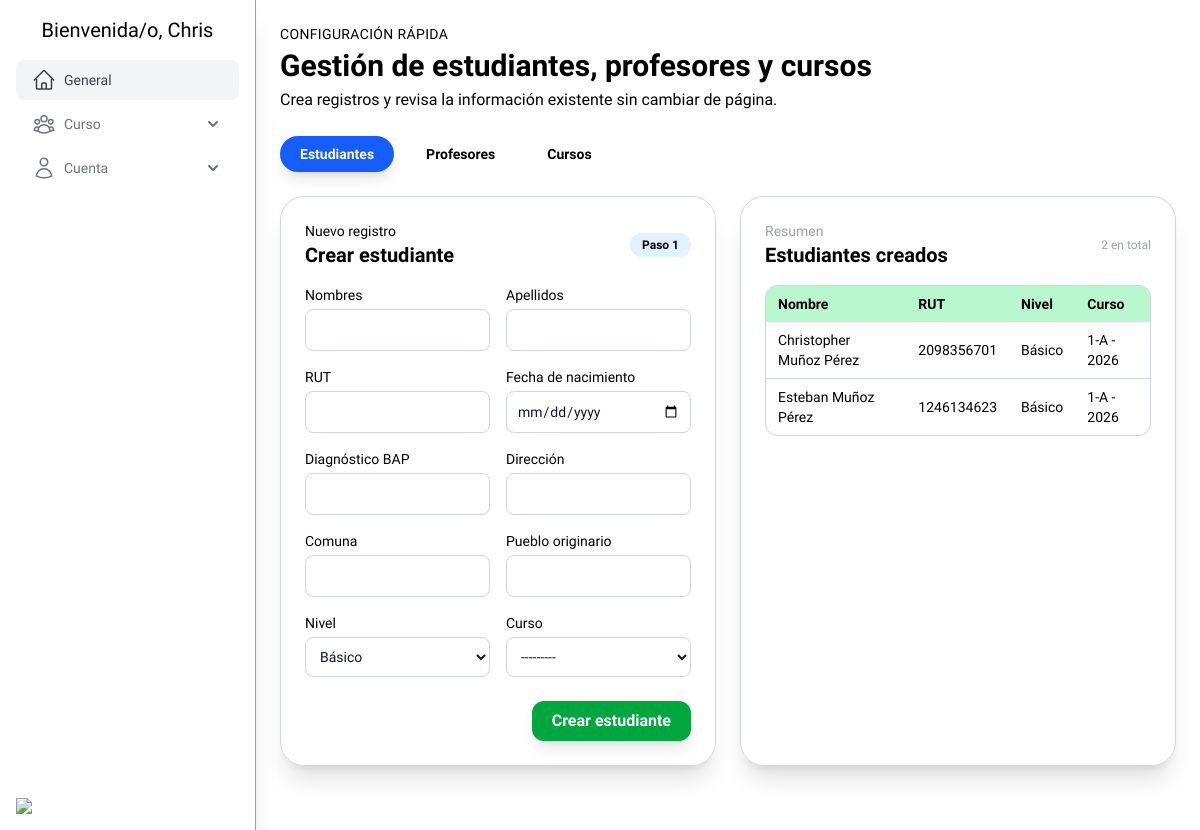
/core/gestion (signed in), run on an earlier commit of the app's database.
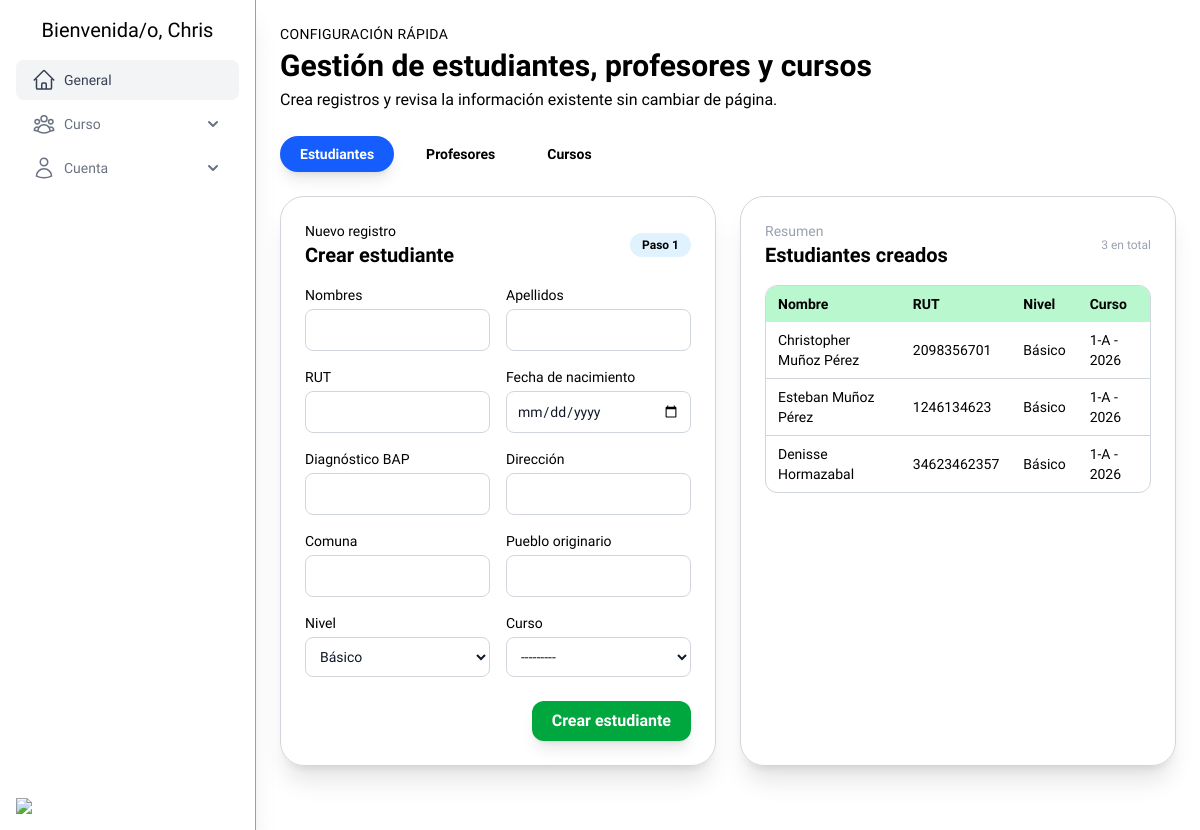
And on a later commit of the database.
### core/models.py (models this page shows, shortened)
class DateTime(models.Model):
    created_at = models.DateTimeField(auto_now_add=True)
    updated_at = models.DateTimeField(auto_now=True)
    class Meta:
        abstract = True

class Estudiante(DateTime):
    first_name = models.CharField(max_length=150)
    last_name = models.CharField(max_length=150)
    rut = models.SmallIntegerField(unique=True)
    birth_date = models.DateField()
    bapDiag = models.CharField(max_length=40)
    address = models.CharField(max_length=40)
    commune = models.CharField(max_length=40)
    etnia = models.CharField(max_length=40, null=True, blank=True)
    parents = models.ManyToManyField(Apoderado, related_name="students", blank=True)
    curso = models.ForeignKey(
        Curso, on_delete=models.CASCADE, related_name="students", null=True, blank=True
    )
    nivel = models.CharField(max_length=10, choices=Nivel.choices, default=Nivel.BASIC)

class Curso(DateTime):
    level = models.CharField(max_length=10, choices=Nivel.choices, default=Nivel.BASIC)
    name = models.CharField(max_length=25)
    sala_id = models.ForeignKey(
        Sala, on_delete=models.CASCADE, related_name="sala", null=True
    )
    def __str__(self) -> str:
        return f"{self.name} - {self.created_at.year}"

### core/views.py (the view)
# urls.py: path('gestion', gestion_view, name='gestion'),
@staff_member_required
def gestion_view(request):
    active_tab = request.GET.get("tab", "estudiantes")
    User = get_user_model()
    if request.method == "POST":
        active_tab = request.POST.get("active_tab", "estudiantes")
        if active_tab == "estudiantes":
            estudiante_form = EstudianteForm(request.POST)
            profesor_form = ProfesorForm()
            curso_form = CursoForm()
            if estudiante_form.is_valid():
                estudiante_form.save()
                messages.success(request, "Estudiante creado correctamente.")
                return redirect(f"{request.path}?tab=estudiantes")
        elif active_tab == "profesores":
            profesor_form = ProfesorForm(request.POST)
            estudiante_form = EstudianteForm()
            curso_form = CursoForm()
            if profesor_form.is_valid():
                profesor_form.save()
                messages.success(request, "Profesor creado correctamente.")
                return redirect(f"{request.path}?tab=profesores")
        elif active_tab == "cursos":
            curso_form = CursoForm(request.POST)
            estudiante_form = EstudianteForm()
            profesor_form = ProfesorForm()
            if curso_form.is_valid():
                curso_form.save()
                messages.success(request, "Curso creado correctamente.")
                return redirect(f"{request.path}?tab=cursos")
        else:
            estudiante_form = EstudianteForm()
            profesor_form = ProfesorForm()
            curso_form = CursoForm()
    else:
        estudiante_form = EstudianteForm()
        profesor_form = ProfesorForm()
        curso_form = CursoForm()
    estudiantes = Estudiante.objects.select_related("curso", "curso__sala_id").all()
    profesores = User.objects.filter(role=User.Roles.TEACHER)
    cursos = Curso.objects.select_related("sala_id").all()
    context = {
        "active_tab": active_tab,
        "estudiante_form": estudiante_form,
        "profesor_form": profesor_form,
        "curso_form": curso_form,
        "estudiantes": estudiantes,
        "profesores": profesores,
        "cursos": cursos,
    }
    return render(request, "gestion.html", context)

### core/forms.py (shortened to what this page needs)
class ProfesorForm(BaseStyledModelForm):
    def __init__(self, *args, **kwargs):
        super().__init__(*args, **kwargs)
        for field_name, field in self.fields.items():
            css_classes = 'bg-white border border-gray-300 text-gray-900 text-sm rounded-lg focus:ring-blue-500 focus:border-blue-500 block w-full p-2.5 dark:bg-gray-700 dark:border-gray-600 dark:placeholder-gray-400 dark:text-white'
            field.widget.attrs.update({'class': css_classes})
    password1 = forms.CharField(
        widget=forms.PasswordInput(),
        label="Contraseña",
    )
    password2 = forms.CharField(
        widget=forms.PasswordInput(),
        label="Confirmar contraseña",
    )
    class Meta:
        model = get_user_model()
        fields = [
            "username",
            "first_name",
            "last_name",
            "email",
            "profesion",
            "nro_registro"
        ]
        labels = {
            "username": "Usuario",
            "first_name": "Nombres",
            "last_name": "Apellidos",
            "email": "Correo electrónico",
            "profesion": "Profesión",
            "nro_registro": "Número de registro"
        }

### core/templates/gestion.html (shortened to what this page needs)
{% extends 'base.html'%}
{% block content %}
<section class="space-y-6">
  <header class="flex flex-col gap-1">
    <p class="text-sm uppercase tracking-wide dark:text-indigo-300">Configuración rápida</p>
    <h1 class="text-3xl font-bold">Gestión de estudiantes, profesores y cursos</h1>
    <p class="dark:text-gray-300">Crea registros y revisa la información existente sin cambiar de página.</p>
  </header>
  <div class="flex flex-wrap gap-3">
    <button type="button" data-tab="estudiantes"
      class="tab-trigger rounded-full px-5 py-2 text-sm font-semibold transition">
      Estudiantes
    </button>
    <button type="button" data-tab="profesores"
      class="tab-trigger rounded-full px-5 py-2 text-sm font-semibold transition">
      Profesores
    </button>
    <button type="button" data-tab="cursos"
      class="tab-trigger rounded-full px-5 py-2 text-sm font-semibold transition">
      Cursos
    </button>
  </div>
  <div class="space-y-10">
    <div data-panel="estudiantes" class="{% if active_tab != 'estudiantes' %}hidden{% endif %} space-y-6">
      <div class="grid gap-6 lg:grid-cols-2">
        <form method="post" class="rounded-3xl border border-gray-300 dark:border-gray-600 dark:bg-gray-900/70 p-6 shadow-xl backdrop-blur">
          <div class="flex items-center justify-between">
            <div>
              <p class="text-sm dark:text-gray-400">Nuevo registro</p>
              <h2 class="text-xl font-semibold">Crear estudiante</h2>
            </div>
            <span class="rounded-full px-3 py-1 text-xs font-semibold bg-sky-100 dark:bg-indigo-500/20 dark:text-indigo-200">Paso 1</span>
          </div>
          <div class="mt-4 grid gap-4 md:grid-cols-2">
            {% for field in estudiante_form %}
            <div>
              <label class="mb-1 block text-sm dark:text-gray-300">{{ field.label }}</label>
              {{ field }}
            </div>
            {% endfor %}
          </div>
          <div class="mt-6 flex justify-end">
            <button type="submit"
              class="rounded-xl bg-green-600 px-5 py-2 font-semibold text-white shadow-lg transition hover:bg-indigo-500 focus:outline-none focus:ring-2 focus:ring-indigo-300">
              Crear estudiante
            </button>
          </div>
        </form>
        <div class="rounded-3xl border border-gray-300 dark:border-gray-600 dark:bg-gray-900/40 p-6 shadow-xl">
          <div class="flex items-center justify-between">
            <div>
              <p class="text-sm text-gray-400">Resumen</p>
              <h2 class="text-xl font-semibold">Estudiantes creados</h2>
            </div>
            <span class="text-xs text-gray-400">{{ estudiantes|length }} en total</span>
          </div>
          <div class="rounded-xl mt-4 max-h-[28rem] overflow-auto border border-gray-300 dark:border-gray-700">
            <table class="min-w-full text-sm">
              <thead class="bg-green-200 dark:bg-gray-800 dark:text-gray-200">
                <tr class="text-left">
                  <th class="px-3 py-2">Nombre</th>
                  <th class="px-3 py-2">RUT</th>
                  <th class="px-3 py-2">Nivel</th>
                  <th class="px-3 py-2">Curso</th>
                </tr>
              </thead>
              <tbody class="divide-y divide-gray-300 dark:divide-gray-800">
                {% for estudiante in estudiantes %}
                <tr class="hover:bg-green-50 dark:hover:bg-gray-800/60">
                  <td class="px-3 py-2">{{ estudiante.first_name }} {{ estudiante.last_name }}</td>
                  <td class="px-3 py-2">{{ estudiante.rut }}</td>
                  <td class="px-3 py-2">{{ estudiante.get_nivel_display }}</td>
                  <td class="px-3 py-2">{{ estudiante.curso|default:'Sin curso' }}</td>
                </tr>
                {% empty %}
                <tr>
                  <td colspan="4" class="px-3 py-4 text-center text-gray-400">No hay estudiantes registrados.</td>
                </tr>
                {% endfor %}
              </tbody>
            </table>
          </div>
        </div>
      </div>
    </div>
  </div>
</section>
{% endblock %}

What changed in the data, as far as the page shows it:
added Estudiante: first_name "Denisse", last_name "Hormazabal", rut "34623462357", nivel "Básico", curso "1-A - 2026"
Also different on the page:
{{ estudiantes|length }}: "2" → "3"
